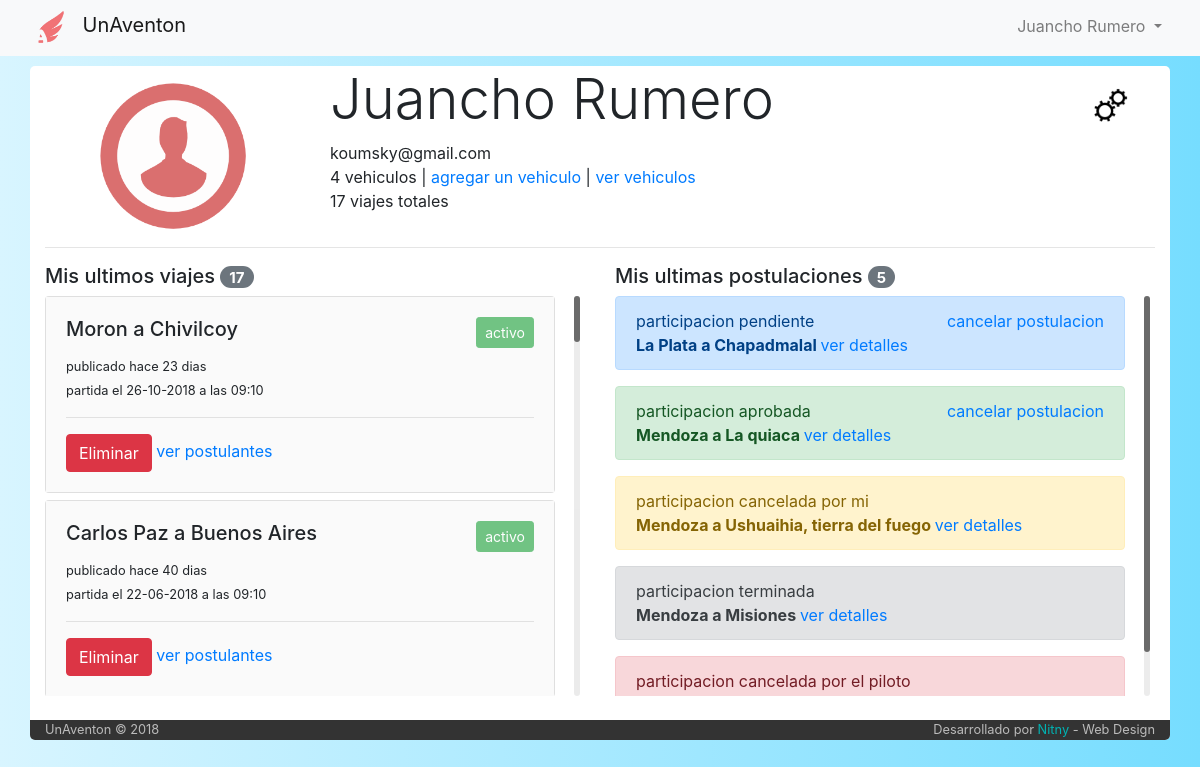
Page /perfil (signed in) on the earlier database version.
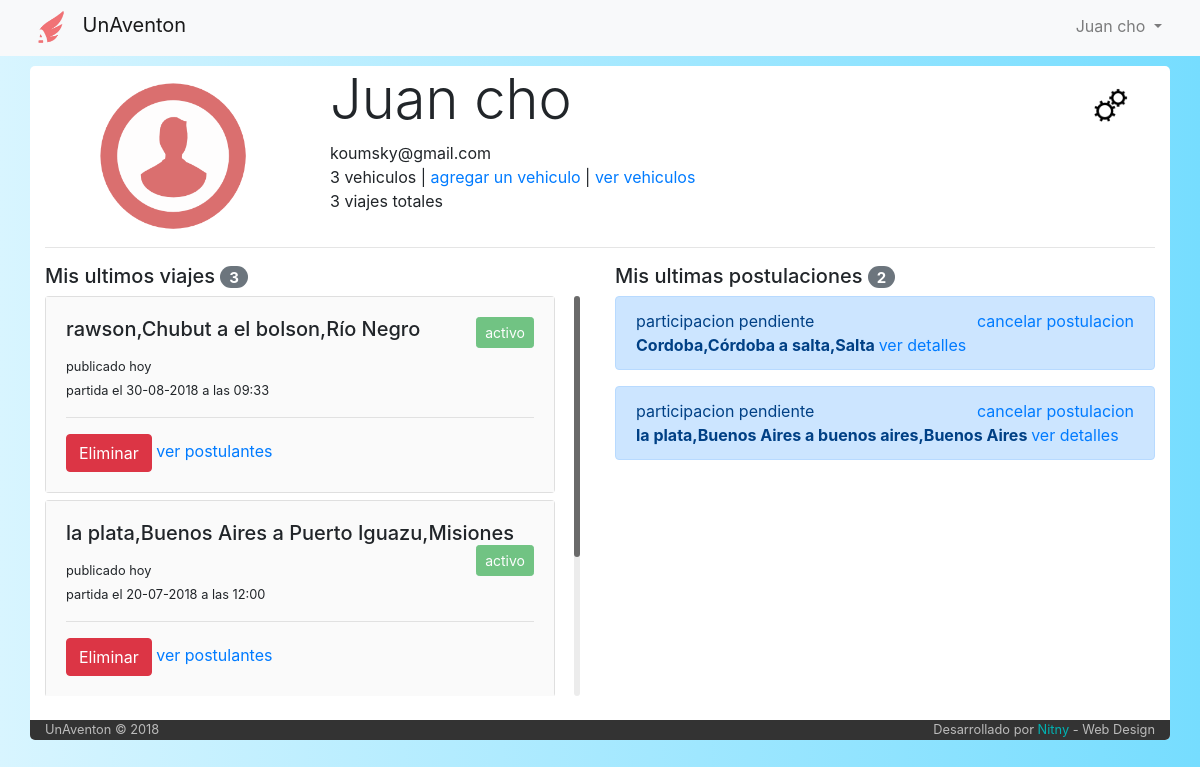
Same page on the later database version.
### tables this page shows
CREATE TABLE IF NOT EXISTS `usuario` (
  `idUser` int(6) NOT NULL AUTO_INCREMENT,
  `email` varchar(50) NOT NULL,
  `clave` varchar(50) NOT NULL,
  `nombre` varchar(50) NOT NULL,
  `apellido` varchar(50) NOT NULL,
  `admin` int(1) NOT NULL DEFAULT '0',
  PRIMARY KEY (`idUser`)
);

CREATE TABLE IF NOT EXISTS `viaje` (
  `idViaje` int(6) NOT NULL AUTO_INCREMENT,
  `idPiloto` int(6) NOT NULL,
  `idVehiculo` int(6) NOT NULL,
  `fecha_publicacion` datetime NOT NULL,
  `fecha_partida` datetime NOT NULL,
  `tiempo_estimado` int(11) NOT NULL DEFAULT '30',
  `origen` varchar(60) NOT NULL,
  `destino` varchar(60) NOT NULL,
  `asientos_disponibles` int(2) NOT NULL,
  `costo` int(7) NOT NULL,
  `estado` int(1) NOT NULL DEFAULT '1',
  `tipo` varchar(50) NOT NULL DEFAULT 'unico',
  PRIMARY KEY (`idViaje`)
);

CREATE TABLE IF NOT EXISTS `estado_viaje` (
  `idEstado` int(1) NOT NULL AUTO_INCREMENT,
  `color` varchar(14) NOT NULL,
  `estado` varchar(14) NOT NULL,
  PRIMARY KEY (`idEstado`)
);

CREATE TABLE IF NOT EXISTS `participacion` (
  `idParticipacion` int(6) NOT NULL AUTO_INCREMENT,
  `idUsuario` int(6) NOT NULL,
  `idViaje` int(6) NOT NULL,
  `fecha_solicitud` date NOT NULL,
  `estado` int(1) NOT NULL DEFAULT '1',
  PRIMARY KEY (`idParticipacion`)
);

CREATE TABLE IF NOT EXISTS `estado_participacion` (
  `idEstado` int(1) NOT NULL AUTO_INCREMENT,
  `color` varchar(14) NOT NULL,
  `estado` varchar(40) NOT NULL,
  PRIMARY KEY (`idEstado`)
);

### index.php (called while the page is built, shortened)
<?php
	include ('core/helpers.php');
	include ('php/inicio_body.php');
	$router = new Router;
	$vars = $router->get_variables();
	render($vars);
	include ('php/cierre_body.php');

### core/helpers.php (called while the page is built, shortened)
<?php
function dias_transcurridos($fecha_alta, $string)
{
 $fecha_alta = date_create($fecha_alta);
 $fecha_actual   = date_create(date("d.m.Y"));
 $diferencia     = date_diff($fecha_alta, $fecha_actual);
 $dif     = $diferencia->format('%a');
 if ($dif == 0){
   return 'hoy';
}
 else if ($dif == 1){
   return 'ayer';
 }
 else {
   return 'hace '.$dif." dias";
 }
}

### controller/perfil.php (the view, shortened to what the changed rows need)
<?php
function render($vars = [])
{
  include('php/conexion.php');
  $usuario=mysqli_query($conexion,"SELECT *
                                   FROM Usuario
                                   WHERE email='$_SESSION[mail]' limit 1")
                                   or
                                   die("Problemas en la base de datos:".mysqli_error($conexion));
  $user = mysqli_fetch_array($usuario);
  $contador=mysqli_query($conexion,"SELECT count(*) as cont
                                    FROM viaje
                                    where idPiloto='$user[idUser]'")
                                    or
                                    die ("problemas con el contador");
  $contador=mysqli_fetch_array($contador);
  $contador_vehiculos=mysqli_query($conexion,"SELECT count(*) as cont
                                    FROM vehiculo
                                    where idPropietario='$user[idUser]'")
                                    or
                                    die ("problemas con el contador");
  $contador_vehiculos=mysqli_fetch_array($contador_vehiculos);
  ?>
  <div class="row">
    <div class="col-md-8">
      <h1 class="display-4"><?php echo $user['nombre']." ".$user['apellido']; ?></h1>
      <span><?php echo $user['email']; ?></span><br>
      <span><?php echo $contador_vehiculos['cont']; ?> vehiculos</span> | <a href="#" data-toggle="modal" data-target="#CargarAuto">agregar un vehiculo</a> | <a href="/listado-vehiculos">ver vehiculos</a> <br>
      <span><?php echo $contador['cont']; ?> viajes totales</span>
    </div>
  </div>
  <div class="row">
    <div class="col-md-6">
      <?php
        $viajes=mysqli_query($conexion,"SELECT *, viaje.estado as 'estadodelviaje'
                                       FROM viaje
                                       INNER JOIN estado_viaje on viaje.estado=estado_viaje.idEstado
                                       WHERE idPiloto='$user[idUser]'
                                       order by fecha_publicacion DESC")
                                       or
                                       die("Problemas en la base de datos:".mysqli_error($conexion));
      ?>
      <h5>Mis ultimos viajes <span class="badge badge-pill badge-secondary"><?php echo mysqli_num_rows($viajes);?></span></h5>
        <div class="mCustomScrollbar" data-mcs-theme="dark-3" style="max-height: 400px; overflow: auto;">
      <?php
        while ($viaje = mysqli_fetch_array($viajes)) {
          ?>
          <div class="card" style="margin-bottom: 7px">
            <div class="card-body" style="background-color: #fafafa">
              <h5 class="card-title"><?php echo $viaje['origen']." a ".$viaje['destino'] ?>
                  <button type='button' class='btn btn-<?php echo $viaje['color']; ?> btn-sm float-right ' disabled>
                    <?php echo $viaje['estado']; ?>
                  </button>
              </h5>
              <small class="card-text">publicado <?php echo dias_transcurridos($viaje['fecha_publicacion'],'publicacion'); ?> <br>
              partida el <?php echo date("d-m-Y", strtotime($viaje['fecha_partida']));?> a las <?php echo date("H:i", strtotime($viaje['fecha_partida']));?> </small>
              <hr>
              <button type="button" class="btn btn-danger" data-toggle="modal" data-target="<?php echo "#EliminarViaje$viaje[idViaje]"?>">Eliminar</button>
              <a href="#" class="card-link" onclick="alert('Esta funcion todavia esta en desarrollo')">ver postulantes</a>
            </div>
          </div>
          <?php
        }
      ?>
      </div>
    </div>
    <div class="col-md-6">
      <?php
      $postulaciones=mysqli_query($conexion,"SELECT *, participacion.estado as estado_participacion, viaje.estado as estado_viaje
                                     FROM participacion
                                     inner join viaje on participacion.idViaje=viaje.idViaje
                                     inner join estado_participacion on participacion.estado=estado_participacion.idEstado
                                     WHERE idUsuario='$user[idUser]'
                                     order by idParticipacion")
                                     or
                                     die("Problemas en la base de datos:".mysqli_error($conexion));?>
      <h5>Mis ultimas postulaciones <span class="badge badge-pill badge-secondary"><?php echo mysqli_num_rows($postulaciones);?></span></h5>
      <div class="mCustomScrollbar" data-mcs-theme="dark-3" style="max-height: 400px; overflow: auto;">
      <?php
        while ($postulacion = mysqli_fetch_array($postulaciones)) {
          echo "<div class='alert alert-".$postulacion['color']."' role='alert'>
                  participacion ".$postulacion['estado'];
          if ($postulacion['estado_participacion'] < 3){
            echo "<span class='float-right'><a href='#'"; ?> onclick="alert('Esta funcion todavia esta en desarrollo')"> <?php echo "cancelar postulacion </a> </span>";
          }
          echo "<br><b> ".$postulacion['origen']." a ".$postulacion['destino']." </b> <a href='#' class='float'"; ?> onclick="alert('Esta funcion todavia esta en desarrollo')"> <?php echo " ver detalles </a>
                  </div>";
        }
      ?>
      </div>
    </div>
  </div>
  <br>
  <?php
}

### php/navbar.php (shortened to what the changed rows need)
<nav class="navbar navbar-expand-lg navbar-light bg-light">
  <div class="container" style="background-color:rgba(0, 0, 0, 0.0); margin-top: -3px; padding: 0 0; box-shadow: 0 0 0 #fff">
  <div class="collapse navbar-collapse" id="navbarSupportedContent">
      <?php
      if(isset($_SESSION['nombre'])){
        ?>
        <ul class='navbar-nav float-right'>
            <li class="nav-item dropdown">
                <a class="nav-link dropdown-toggle" href="#" id="navbarDropdown" role="button" data-toggle="dropdown" aria-haspopup="true" aria-expanded="false">
                  <?php echo $_SESSION['nombre']." ".$_SESSION['apellido']; ?>
                </a>
            </li>
        </ul>
        <?php
      }
      ?>
  </div>
</div>
</nav>

Differences in the rows shown:
removed viaje: origen "Moron", destino "Chivilcoy", estado_viaje.estado "activo", fecha_publicacion "hace 23 dias", fecha_partida "26-10-2018", fecha_partida "09:10"
removed viaje: origen "Carlos Paz", destino "Buenos Aires", estado_viaje.estado "activo", fecha_publicacion "hace 40 dias", fecha_partida "22-06-2018", fecha_partida "09:10"
no longer on this page (row edited): participacion: estado_participacion.estado "pendiente", estado "cancelar postulacion", idViaje.origen "La Plata", idViaje.destino "Chapadmalal"
removed participacion: estado_participacion.estado "cancelada por mi", idViaje.origen "Mendoza", idViaje.destino "Ushuaihia, tierra del fuego"
removed participacion: estado_participacion.estado "terminada", idViaje.origen "Mendoza", idViaje.destino "Misiones"
removed participacion: estado_participacion.estado "cancelada por el piloto"
changed usuario "koumsky@gmail.com": nombre "Juancho" → "Juan"; apellido "Rumero" → "cho"
now on this page (row edited): viaje: origen "rawson,Chubut", destino "el bolson,Río Negro", estado_viaje.estado "activo", fecha_publicacion "hoy", fecha_partida "30-08-2018", fecha_partida "09:33"
now on this page (row edited): viaje: origen "la plata,Buenos Aires", destino "Puerto Iguazu,Misiones", estado_viaje.estado "activo", fecha_publicacion "hoy", fecha_partida "20-07-2018", fecha_partida "12:00"
added participacion: estado_participacion.estado "pendiente", estado "cancelar postulacion", idViaje.origen "Cordoba,Córdoba", idViaje.destino "salta,Salta"
changed participacion: estado_participacion.estado "aprobada" → "pendiente"; estado 2 → 1 (drawn); idViaje.origen "Mendoza" → "la plata,Buenos Aires"; idViaje.destino "La quiaca" → "buenos aires,Buenos Aires"
Other differences:
$_SESSION['nombre']: "Juancho" → "Juan"
$_SESSION['apellido']: "Rumero" → "cho"
$contador_vehiculos['cont']: "4" → "3"
$contador['cont']: "17" → "3"
mysqli_num_rows($viajes): "17" → "3"
mysqli_num_rows($postulaciones): "5" → "2"
